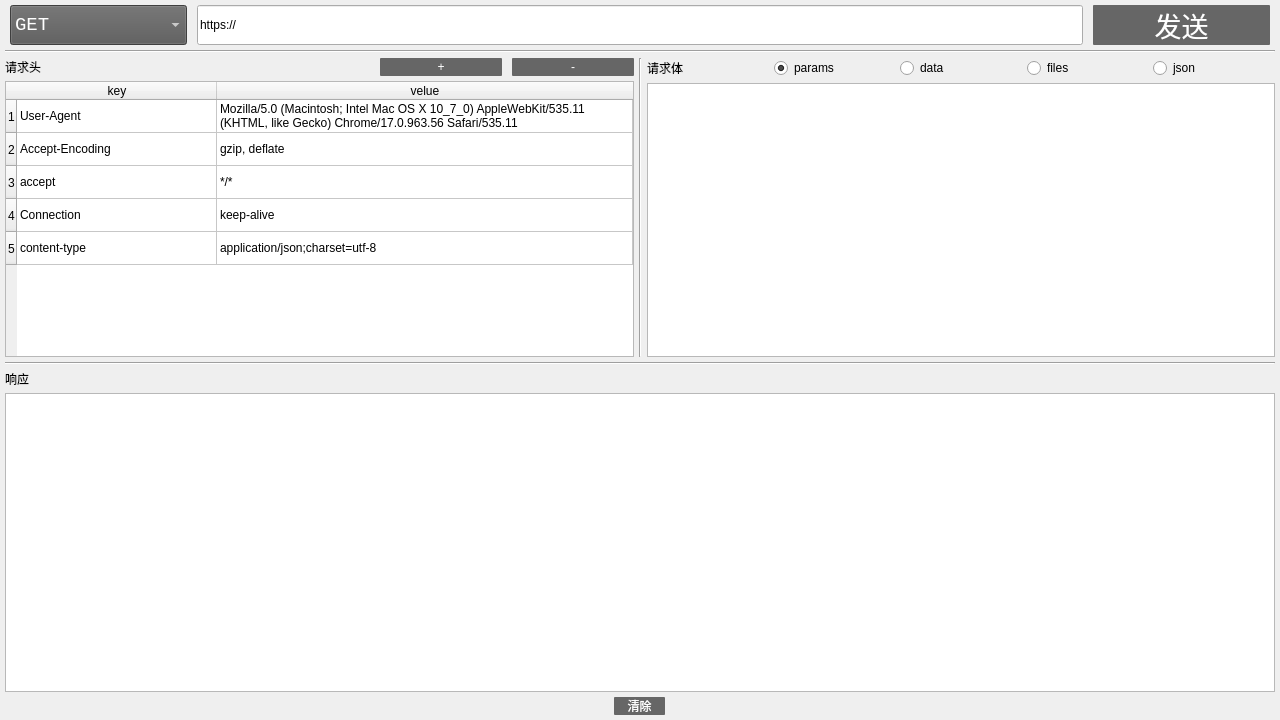
<?xml version="1.0" encoding="UTF-8"?>
<ui version="4.0">
 <class>MainWindow</class>
 <widget class="QMainWindow" name="MainWindow">
  <property name="geometry">
   <rect>
    <x>0</x>
    <y>0</y>
    <width>1280</width>
    <height>720</height>
   </rect>
  </property>
  <property name="sizePolicy">
   <sizepolicy hsizetype="Preferred" vsizetype="Preferred">
    <horstretch>0</horstretch>
    <verstretch>0</verstretch>
   </sizepolicy>
  </property>
  <property name="minimumSize">
   <size>
    <width>400</width>
    <height>300</height>
   </size>
  </property>
  <property name="font">
   <font>
    <family>Consolas</family>
    <pointsize>14</pointsize>
    <weight>50</weight>
    <italic>false</italic>
    <bold>false</bold>
   </font>
  </property>
  <property name="contextMenuPolicy">
   <enum>Qt::DefaultContextMenu</enum>
  </property>
  <property name="windowTitle">
   <string>HTTP接口测试</string>
  </property>
  <property name="windowOpacity">
   <double>0.950000000000000</double>
  </property>
  <property name="styleSheet">
   <string notr="true">*{
	font: 14pt &quot;Consolas&quot;;
}
.QPushButton{
	font: 20pt &quot;包图小白体&quot;;
	color: white;
	background-color: rgb(102, 102, 102);
	border:none;
	border-radius: 1px;
}
.QPushButton:hover { 
	color: white;
	background-color: rgb(59, 72, 106);
	border:none;
}
.QPushButton:pressed {
	padding-bottom: 5px;
}
.QComboBox {
	background-color: rgb(88, 88, 88);
	color: white;
}</string>
  </property>
  <property name="iconSize">
   <size>
    <width>512</width>
    <height>512</height>
   </size>
  </property>
  <widget class="QWidget" name="centralwidget">
   <property name="sizePolicy">
    <sizepolicy hsizetype="Preferred" vsizetype="Preferred">
     <horstretch>0</horstretch>
     <verstretch>0</verstretch>
    </sizepolicy>
   </property>
   <property name="font">
    <font>
     <family>Consolas</family>
     <pointsize>14</pointsize>
     <weight>50</weight>
     <italic>false</italic>
     <bold>false</bold>
    </font>
   </property>
   <property name="autoFillBackground">
    <bool>false</bool>
   </property>
   <layout class="QVBoxLayout" name="verticalLayout_3">
    <property name="spacing">
     <number>5</number>
    </property>
    <property name="leftMargin">
     <number>5</number>
    </property>
    <property name="topMargin">
     <number>5</number>
    </property>
    <property name="rightMargin">
     <number>5</number>
    </property>
    <property name="bottomMargin">
     <number>5</number>
    </property>
    <item>
     <layout class="QHBoxLayout" name="horizontalLayout_2" stretch="1,5,1">
      <property name="spacing">
       <number>10</number>
      </property>
      <property name="leftMargin">
       <number>5</number>
      </property>
      <property name="topMargin">
       <number>0</number>
      </property>
      <property name="rightMargin">
       <number>5</number>
      </property>
      <item>
       <widget class="QComboBox" name="boxMethod">
        <property name="sizePolicy">
         <sizepolicy hsizetype="Preferred" vsizetype="Preferred">
          <horstretch>1</horstretch>
          <verstretch>0</verstretch>
         </sizepolicy>
        </property>
        <property name="font">
         <font>
          <family>Consolas</family>
          <pointsize>14</pointsize>
          <weight>50</weight>
          <italic>false</italic>
          <bold>false</bold>
         </font>
        </property>
        <property name="iconSize">
         <size>
          <width>18</width>
          <height>18</height>
         </size>
        </property>
        <item>
         <property name="text">
          <string>GET</string>
         </property>
        </item>
        <item>
         <property name="text">
          <string>POST</string>
         </property>
        </item>
       </widget>
      </item>
      <item>
       <widget class="QLineEdit" name="editUrl">
        <property name="sizePolicy">
         <sizepolicy hsizetype="Preferred" vsizetype="Preferred">
          <horstretch>6</horstretch>
          <verstretch>0</verstretch>
         </sizepolicy>
        </property>
        <property name="text">
         <string>https://</string>
        </property>
       </widget>
      </item>
      <item>
       <widget class="QPushButton" name="buttonsend">
        <property name="sizePolicy">
         <sizepolicy hsizetype="Preferred" vsizetype="Preferred">
          <horstretch>1</horstretch>
          <verstretch>0</verstretch>
         </sizepolicy>
        </property>
        <property name="font">
         <font>
          <family>包图小白体</family>
          <pointsize>20</pointsize>
          <weight>50</weight>
          <italic>false</italic>
          <bold>false</bold>
         </font>
        </property>
        <property name="text">
         <string>发送</string>
        </property>
        <property name="checkable">
         <bool>false</bool>
        </property>
       </widget>
      </item>
     </layout>
    </item>
    <item>
     <widget class="Line" name="line">
      <property name="orientation">
       <enum>Qt::Horizontal</enum>
      </property>
     </widget>
    </item>
    <item>
     <layout class="QHBoxLayout" name="horizontalLayout_5">
      <item>
       <layout class="QVBoxLayout" name="verticalLayout">
        <item>
         <layout class="QHBoxLayout" name="horizontalLayout_3" stretch="3,1,1">
          <property name="spacing">
           <number>10</number>
          </property>
          <item>
           <widget class="QLabel" name="label_3">
            <property name="sizePolicy">
             <sizepolicy hsizetype="Preferred" vsizetype="Preferred">
              <horstretch>1</horstretch>
              <verstretch>0</verstretch>
             </sizepolicy>
            </property>
            <property name="text">
             <string>请求头</string>
            </property>
           </widget>
          </item>
          <item>
           <widget class="QPushButton" name="buttonadd">
            <property name="sizePolicy">
             <sizepolicy hsizetype="Preferred" vsizetype="Preferred">
              <horstretch>0</horstretch>
              <verstretch>0</verstretch>
             </sizepolicy>
            </property>
            <property name="text">
             <string>+</string>
            </property>
           </widget>
          </item>
          <item>
           <widget class="QPushButton" name="buttondel">
            <property name="sizePolicy">
             <sizepolicy hsizetype="Preferred" vsizetype="Preferred">
              <horstretch>0</horstretch>
              <verstretch>0</verstretch>
             </sizepolicy>
            </property>
            <property name="text">
             <string>-</string>
            </property>
           </widget>
          </item>
         </layout>
        </item>
        <item>
         <widget class="QTableWidget" name="tableHeader">
          <property name="midLineWidth">
           <number>0</number>
          </property>
          <property name="verticalScrollBarPolicy">
           <enum>Qt::ScrollBarAsNeeded</enum>
          </property>
          <property name="horizontalScrollBarPolicy">
           <enum>Qt::ScrollBarAsNeeded</enum>
          </property>
          <property name="sizeAdjustPolicy">
           <enum>QAbstractScrollArea::AdjustIgnored</enum>
          </property>
          <property name="showGrid">
           <bool>true</bool>
          </property>
          <property name="gridStyle">
           <enum>Qt::SolidLine</enum>
          </property>
          <attribute name="horizontalHeaderVisible">
           <bool>true</bool>
          </attribute>
          <attribute name="horizontalHeaderCascadingSectionResizes">
           <bool>true</bool>
          </attribute>
          <attribute name="horizontalHeaderMinimumSectionSize">
           <number>200</number>
          </attribute>
          <attribute name="horizontalHeaderDefaultSectionSize">
           <number>200</number>
          </attribute>
          <attribute name="horizontalHeaderHighlightSections">
           <bool>true</bool>
          </attribute>
          <attribute name="horizontalHeaderShowSortIndicator" stdset="0">
           <bool>false</bool>
          </attribute>
          <attribute name="horizontalHeaderStretchLastSection">
           <bool>true</bool>
          </attribute>
          <attribute name="verticalHeaderVisible">
           <bool>true</bool>
          </attribute>
          <attribute name="verticalHeaderCascadingSectionResizes">
           <bool>true</bool>
          </attribute>
          <attribute name="verticalHeaderMinimumSectionSize">
           <number>33</number>
          </attribute>
          <attribute name="verticalHeaderDefaultSectionSize">
           <number>33</number>
          </attribute>
          <attribute name="verticalHeaderHighlightSections">
           <bool>true</bool>
          </attribute>
          <attribute name="verticalHeaderStretchLastSection">
           <bool>false</bool>
          </attribute>
          <row>
           <property name="text">
            <string>1</string>
           </property>
          </row>
          <row>
           <property name="text">
            <string>2</string>
           </property>
          </row>
          <row>
           <property name="text">
            <string>3</string>
           </property>
          </row>
          <row>
           <property name="text">
            <string>4</string>
           </property>
          </row>
          <row>
           <property name="text">
            <string>5</string>
           </property>
          </row>
          <column>
           <property name="text">
            <string>key</string>
           </property>
          </column>
          <column>
           <property name="text">
            <string>velue</string>
           </property>
          </column>
          <item row="0" column="0">
           <property name="text">
            <string>User-Agent</string>
           </property>
          </item>
          <item row="0" column="1">
           <property name="text">
            <string>Mozilla/5.0 (Macintosh; Intel Mac OS X 10_7_0) AppleWebKit/535.11 (KHTML, like Gecko) Chrome/17.0.963.56 Safari/535.11</string>
           </property>
          </item>
          <item row="1" column="0">
           <property name="text">
            <string>Accept-Encoding</string>
           </property>
          </item>
          <item row="1" column="1">
           <property name="text">
            <string>gzip, deflate</string>
           </property>
          </item>
          <item row="2" column="0">
           <property name="text">
            <string>accept</string>
           </property>
          </item>
          <item row="2" column="1">
           <property name="text">
            <string>*/*</string>
           </property>
          </item>
          <item row="3" column="0">
           <property name="text">
            <string>Connection</string>
           </property>
          </item>
          <item row="3" column="1">
           <property name="text">
            <string>keep-alive</string>
           </property>
          </item>
          <item row="4" column="0">
           <property name="text">
            <string>content-type</string>
           </property>
          </item>
          <item row="4" column="1">
           <property name="text">
            <string>application/json;charset=utf-8</string>
           </property>
          </item>
         </widget>
        </item>
       </layout>
      </item>
      <item>
       <widget class="Line" name="line_2">
        <property name="orientation">
         <enum>Qt::Vertical</enum>
        </property>
       </widget>
      </item>
      <item>
       <layout class="QVBoxLayout" name="verticalLayout_2">
        <item>
         <layout class="QHBoxLayout" name="horizontalLayout_4">
          <item>
           <widget class="QLabel" name="label">
            <property name="text">
             <string>请求体</string>
            </property>
           </widget>
          </item>
          <item>
           <widget class="QRadioButton" name="params">
            <property name="text">
             <string>params</string>
            </property>
            <property name="checked">
             <bool>true</bool>
            </property>
            <attribute name="buttonGroup">
             <string notr="true">RadioGroup</string>
            </attribute>
           </widget>
          </item>
          <item>
           <widget class="QRadioButton" name="data">
            <property name="text">
             <string>data</string>
            </property>
            <attribute name="buttonGroup">
             <string notr="true">RadioGroup</string>
            </attribute>
           </widget>
          </item>
          <item>
           <widget class="QRadioButton" name="files">
            <property name="text">
             <string>files</string>
            </property>
            <attribute name="buttonGroup">
             <string notr="true">RadioGroup</string>
            </attribute>
           </widget>
          </item>
          <item>
           <widget class="QRadioButton" name="json">
            <property name="text">
             <string>json</string>
            </property>
            <attribute name="buttonGroup">
             <string notr="true">RadioGroup</string>
            </attribute>
           </widget>
          </item>
         </layout>
        </item>
        <item>
         <widget class="QPlainTextEdit" name="editParam"/>
        </item>
       </layout>
      </item>
     </layout>
    </item>
    <item>
     <widget class="Line" name="line_3">
      <property name="orientation">
       <enum>Qt::Horizontal</enum>
      </property>
     </widget>
    </item>
    <item>
     <widget class="QLabel" name="label_2">
      <property name="text">
       <string>响应</string>
      </property>
     </widget>
    </item>
    <item>
     <widget class="QTextBrowser" name="textresponse">
      <property name="html">
       <string>&lt;!DOCTYPE HTML PUBLIC &quot;-//W3C//DTD HTML 4.0//EN&quot; &quot;http://www.w3.org/TR/REC-html40/strict.dtd&quot;&gt;
&lt;html&gt;&lt;head&gt;&lt;meta name=&quot;qrichtext&quot; content=&quot;1&quot; /&gt;&lt;style type=&quot;text/css&quot;&gt;
p, li { white-space: pre-wrap; }
&lt;/style&gt;&lt;/head&gt;&lt;body style=&quot; font-family:'Consolas'; font-size:14pt; font-weight:400; font-style:normal;&quot;&gt;
&lt;p style=&quot;-qt-paragraph-type:empty; margin-top:0px; margin-bottom:0px; margin-left:0px; margin-right:0px; -qt-block-indent:0; text-indent:0px; font-family:'Comic Sans MS';&quot;&gt;&lt;br /&gt;&lt;/p&gt;&lt;/body&gt;&lt;/html&gt;</string>
      </property>
     </widget>
    </item>
    <item>
     <layout class="QHBoxLayout" name="horizontalLayout" stretch="0">
      <property name="spacing">
       <number>6</number>
      </property>
      <property name="rightMargin">
       <number>0</number>
      </property>
      <property name="bottomMargin">
       <number>0</number>
      </property>
      <item>
       <widget class="QPushButton" name="buttonclear">
        <property name="sizePolicy">
         <sizepolicy hsizetype="Fixed" vsizetype="Fixed">
          <horstretch>0</horstretch>
          <verstretch>0</verstretch>
         </sizepolicy>
        </property>
        <property name="text">
         <string>    清除    </string>
        </property>
       </widget>
      </item>
     </layout>
    </item>
   </layout>
  </widget>
 </widget>
 <resources/>
 <connections/>
 <buttongroups>
  <buttongroup name="RadioGroup"/>
 </buttongroups>
</ui>
